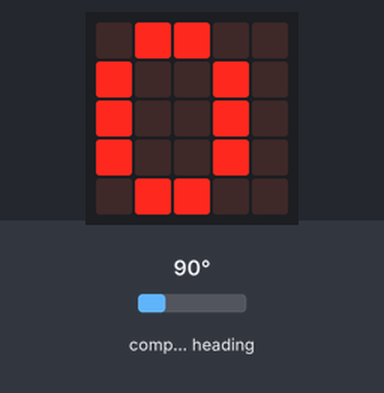
Recording of a program running on a simulated BBC micro:bit (MakeCode). On the bench: the board's 5×5 LED display. Inputs (shaded band) come from the test bench; at power-on: compass heading 90°. The compass is already calibrated.

Above: at 1.2 s.
1.3 s: compass heading set to 49°
2.8 s: compass heading set to 41°
At 4.2 s:
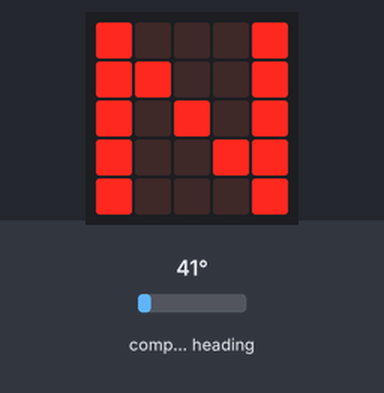
4.5 s: compass heading set to 180°
At 5.8 s:
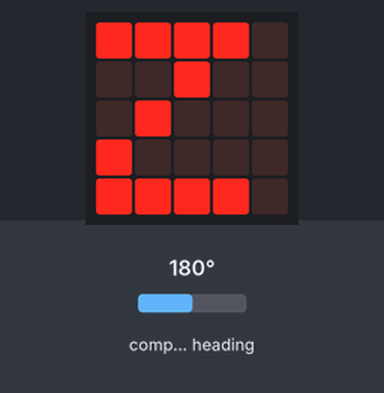
6.1 s: compass heading set to 219°
7.6 s: compass heading set to 231°
At 8.8 s:
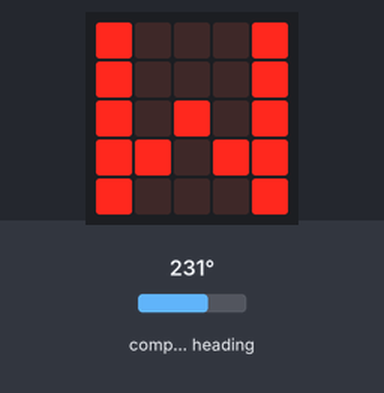
9.2 s: compass heading set to 7°
At 10.2 s:
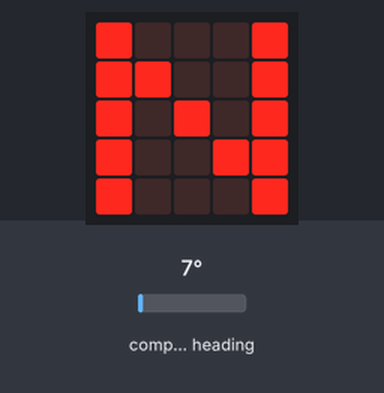
Timing chart, 0 to 11.7 s (numbered marks = the images above; inputs shaded):
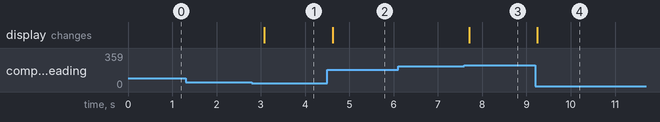

Measured:
- the behaviour switches between 45 and 44° on compass heading (found by bisection; images 0 and 1)
- the behaviour switches between 224 and 225° on compass heading (found by bisection; images 2 and 3)
- after the input at 1.3 s, every drawn part: stays the same
- after the input at 2.8 s, the display: changes after 0.28 s (image 1)
- after the input at 4.5 s, the display: changes after 0.12 s (image 2)
- after the input at 6.1 s, every drawn part: stays the same
- after the input at 7.6 s, the display: changes after 0.10 s (image 3)
- after the input at 9.2 s, the display: changes at once (image 4)

The program:

main.ts
```typescript
let degrees = 0
basic.forever(function () {
    degrees = input.compassHeading()
    if (degrees < 45) {
        basic.showString("N")
    } else if (degrees < 135) {
        basic.showString("O")
    } else if (degrees < 225) {
        basic.showString("Z")
    } else if (degrees < 315) {
        basic.showString("W")
    } else {
        basic.showString("N")
    }
})
```

test.ts
```typescript
// tests gaan hier; deze zal niet worden gecompileerd wanneer dit pakket wordt gebruikt als extensie.
```
